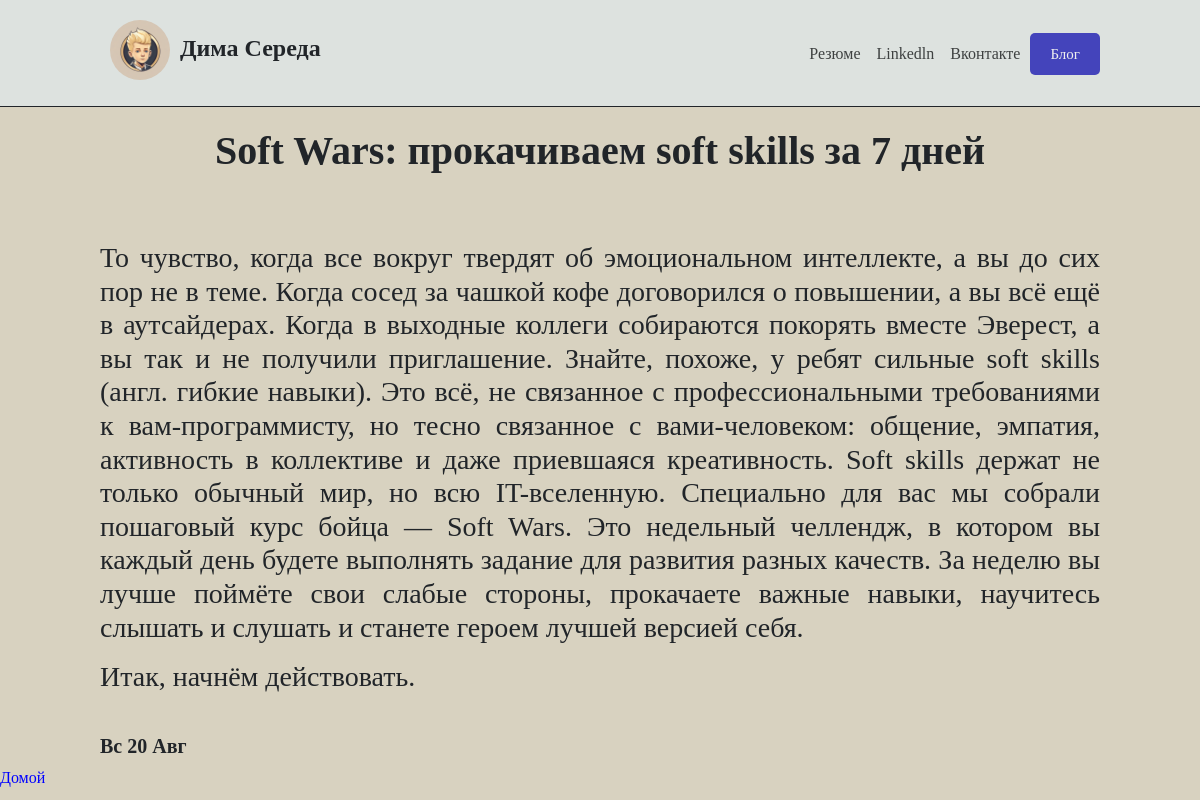
Page /blog/1/ on the committed database.
### blog/models.py (models this page shows, shortened)
class Blog(models.Model):
    title = models.CharField(max_length=100)
    description = models.TextField(max_length=5000)
    date = models.DateField()

### blog/views.py (the view)
# urls.py: path('<int:blog_id>/', views.detail, name='detail'),
def detail(request, blog_id):
    blog = get_object_or_404(Blog, pk=blog_id)
    return render(request, 'blog/detail.html', {'blog':blog})

### blog/templates/blog/detail.html (shortened to what this page needs)
{% extends 'portfolio/base.html' %}
{% block content %}
<div class="content">
    <h1><b>{{ blog.title }}</b></h1>
    <p><h3>{{ blog.description|safe }}</h3></p>
    <br><h5><b>{{ blog.date|date:'D d M' }}</b></h5>
    <a id = "homebutton" href="{% url 'home' %}">Домой</a>
    {% endblock %}

### portfolio/static/portfolio/css/base.css (style rules this page uses)
body { background-color: rgb(216, 210, 192); font-family: serif; }

### blog/templates/blog/detail.html (style rules this page uses)
.content h1 { text-align: center; padding-bottom: 50px; }
.content h3 { text-align: justify; padding-left: 100px; padding-right: 100px; }
.content a { text-decoration: none; color: blue; }
.content h5 { padding-left: 100px; }

### rows in the picture
Blog: title "Soft Wars: прокачиваем soft skills за 7 дней", description "То чувство, когда все вокруг твердят об эмоциональном интеллекте, а вы до сих пор не в теме. Когда сосед за чашкой кофе договорился о повышении, а вы всё ещё в аутсайдерах. Когда в выходные коллеги собираются покорять вместе Эверест, а вы так и не получили приглашение. Знайте, похоже, у ребят сильные soft skills (англ. гибкие навыки). Это всё, не связанное с профессиональными требованиями к вам-программисту, но тесно связанное с вами-человеком: общение, эмпатия, активность в коллективе и даже приевшаяся креативность. Soft skills держат не только обычный мир, но всю IT-вселенную. Специально для вас мы собрали пошаговый курс бойца — Soft Wars. Это недельный челлендж, в котором вы каждый день…", date "Вс 20 Авг"
